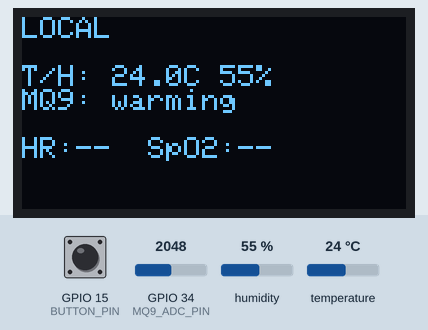
Recording of a sketch running on a simulated ESP32. Parts: 128×64 one-colour display. The inputs (shaded band) are chosen by the test bench; at power-on: GPIO 15 (BUTTON_PIN) HIGH, humidity 55 %, temperature 24 °C, GPIO 34 (MQ9_ADC_PIN) = 2048 (analog values on the 0–4095 scale). What the sketch prints to the serial monitor is not drawn.

Above: at 1.3 s.
1.4 s: GPIO 15 (BUTTON_PIN) pulled LOW for 0.15 s
At 3.0 s:
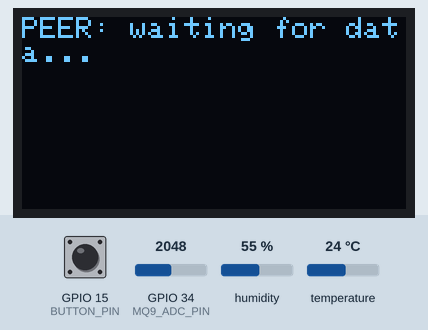
3.3 s: GPIO 15 (BUTTON_PIN) pulled LOW for 1 s
At 4.6 s:
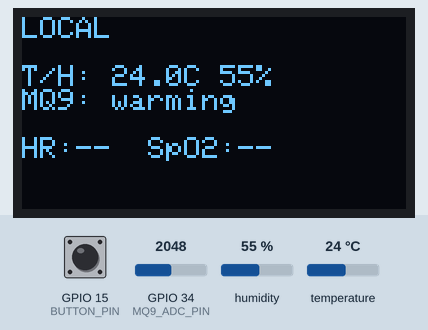
5.8 s: humidity set to 22 %
At 7.5 s:
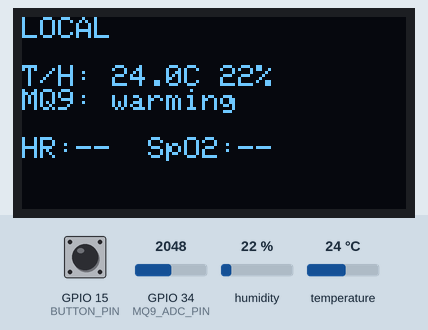
8.3 s: temperature set to 12 °C
At 9.9 s:
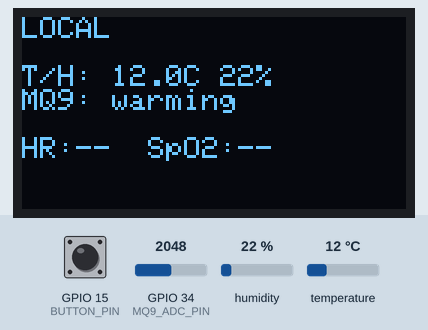
10.5 s: humidity set to 40 %
At 12.3 s:
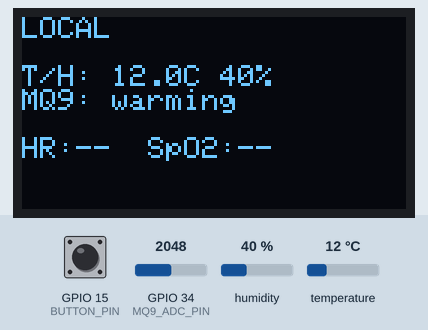
12.6 s: temperature set to 19 °C
At 61.2 s:
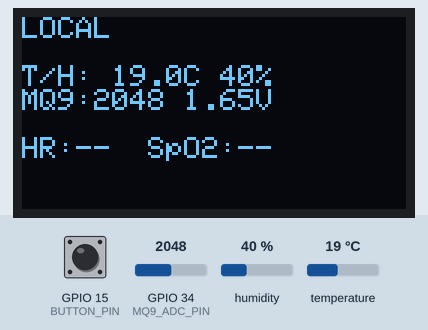
Timing chart, 0 to 61.8 s (numbered marks = the images above; inputs shaded):
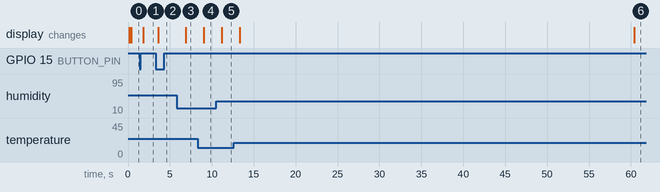

Measured:
- after the input at 1.4 s, the display: changes after 0.43 s (image 1)
- after the input at 3.3 s, the display: changes after 0.33 s (image 2)
- after the input at 5.8 s, the display: changes after 1.1 s (image 3)
- after the input at 8.3 s, the display: changes after 0.73 s (image 4)
- after the input at 10.5 s, the display: changes after 0.69 s (image 5)
- after the input at 12.6 s, the display: first changes after 0.74 s (image 6 shows a later state)

The sketch:

withbetterui.ino
```cpp
/*
  Modified from user's sketch to show only one screen at a time (LOCAL or PEER)
  Toggle between LOCAL <-> PEER with a push-button. Shows a "THE CONNECTION HAS
  LOST WITH PEER" message when peer hasn't been heard from in PEER_TIMEOUT_MS.

  Button wiring: connect one side of a momentary push button to the chosen
  BUTTON_PIN (default GPIO 15) and the other side to GND. We use INPUT_PULLUP
  so button press is LOW.
*/

#include <WiFi.h>
#include <esp_now.h>

#include <Wire.h>
#include <Adafruit_GFX.h>
#include <Adafruit_SSD1306.h>

#include <DHT.h>
#define DHTPIN   4
#define DHTTYPE  DHT11

#include <MAX30105.h>       // SparkFun MAX3010x (works with MAX30102)
#include "heartRate.h"      // from SparkFun examples (for checkForBeat)

// ----------------- CONFIG PER DEVICE -----------------
uint8_t peerMac[] = {0xFC,0xE8,0xC0,0xE0,0xA8,0xE8}; // <-- set to OTHER ESP32's MAC

#define SEND_MS          200   // <-- on the other ESP32, use 250 (or a different value)
#define OLED_REFRESH_MS  250
// -----------------------------------------------------

// MQ-9 gas sensor analog pin and ADC config
#define MQ9_ADC_PIN      34    // ADC1_CH6 (input-only)
const unsigned long MQ9_WARMUP_MS = 60UL * 1000; // 1 minute warm-up (increase if desired)
unsigned long bootMs = 0;

// OLED (SSD1306 128x64 at I2C addr 0x3C)
#define SCREEN_WIDTH  128
#define SCREEN_HEIGHT  64
Adafruit_SSD1306 display(SCREEN_WIDTH, SCREEN_HEIGHT, &Wire, -1);

// I2C pins: ESP32 default SDA=21, SCL=22 (Wire.begin() uses those)

// Sensor instances
DHT dht(DHTPIN, DHTTYPE);
MAX30105 particleSensor;

// ----------------- Data packet -----------------
struct SensorPacket {
  float    tempC;        // DHT11
  float    humidity;     // DHT11
  uint16_t mq9_raw;      // 0-4095
  float    mq9_v;        // volts (approx)
  uint16_t hr_bpm;       // 0 if unknown
  uint8_t  spo2;         // 0 if unknown (not computed here)
  uint32_t red;          // debug avg
  uint32_t ir;           // debug avg
  uint32_t seq;          // sequence
};

// Shared state
volatile SensorPacket lastFromPeer{};
volatile bool havePeerData = false;

SensorPacket lastLocal{};     // last local packet we sent (for OLED)
uint32_t lastPeerMillis = 0;
uint32_t seq = 0;
unsigned long lastSend = 0;
unsigned long lastOled = 0;

// ----------------- View / Button config -----------------
// Button toggles between LOCAL (0) and PEER (1)
const int BUTTON_PIN = 15;         // wire button to GND and this pin (uses INPUT_PULLUP)
const unsigned long DEBOUNCE_MS = 50;

volatile uint8_t viewMode = 0;     // 0 = LOCAL, 1 = PEER
unsigned long lastButtonChange = 0;
int lastButtonState = HIGH;

// Peer timeout: if no packet within this many ms, consider connection lost
const unsigned long PEER_TIMEOUT_MS = 5000;

// ----------------- Helpers -----------------
static inline bool mq9Ready() {
  return (millis() - bootMs) >= MQ9_WARMUP_MS;
}

// NEW callback signatures for ESP32 core 3.x
void onDataSent(const wifi_tx_info_t *info, esp_now_send_status_t status) {
  (void)info;
  (void)status;
}

void onDataRecv(const esp_now_recv_info *info, const uint8_t *incomingData, int len) {
  (void)info; // info->src_addr available if needed
  if (len == sizeof(SensorPacket)) {
    memcpy((void*)&lastFromPeer, incomingData, sizeof(SensorPacket));
    havePeerData = true;
    lastPeerMillis = millis();
  }
}

void readDHT11(float &tC, float &h) {
  tC = dht.readTemperature();  // Celsius
  h  = dht.readHumidity();
  if (isnan(tC) || isnan(h)) { tC = NAN; h = NAN; }
}

// Average several ADC samples for stability
uint16_t readMQ9Raw() {
  const int N = 16;
  uint32_t acc = 0;
  for (int i = 0; i < N; i++) {
    acc += analogRead(MQ9_ADC_PIN);
    delay(2);
  }
  return acc / N; // 0–4095 (12-bit)
}

// Approximate ADC->voltage (with 11 dB attenuation ~ 0-3.3 V effective scale)
float adcToVolts(uint16_t raw) {
  return (raw / 4095.0f) * 3.3f; // good enough for display/telemetry
}

// Quick MAX30102 sampler (RED/IR average + crude BPM). Finger must be steady.
bool readMAX30102(uint16_t &bpm, uint8_t &spo2, uint32_t &redAvg, uint32_t &irAvg) {
  const int NUM_SAMPLES = 60;
  uint32_t redSum = 0, irSum = 0;
  int valid = 0;

  // Gather a short burst for averages
  for (int i = 0; i < NUM_SAMPLES; i++) {
    if (particleSensor.available()) {
      uint32_t ir  = particleSensor.getIR();
      uint32_t red = particleSensor.getRed();
      particleSensor.nextSample();
      if (ir > 5000 && red > 5000) { redSum += red; irSum += ir; valid++; }
    } else {
      delay(2);
    }
  }

  if (valid < 10) { bpm = 0; spo2 = 0; redAvg = 0; irAvg = 0; return false; }

  redAvg = redSum / valid;
  irAvg  = irSum  / valid;

  // Tiny window beat detection (~1.2 s)
  int beats = 0;
  unsigned long start = millis();
  const unsigned long windowMs = 1200;
  while (millis() - start < windowMs) {
    if (particleSensor.available()) {
      uint32_t ir = particleSensor.getIR();
      particleSensor.nextSample();
      if (checkForBeat(ir)) beats++;
    } else {
      delay(2);
    }
  }

  bpm = (beats * 60000UL) / windowMs;
  if (bpm < 30 || bpm > 220) bpm = 0;

  spo2 = 0; // full SpO2 algorithm not included here
  return true;
}

SensorPacket makeLocalPacket() {
  SensorPacket p{};

  readDHT11(p.tempC, p.humidity);

  // MQ-9: if not warmed up, we still read; display will show "warming"
  p.mq9_raw = readMQ9Raw();
  p.mq9_v   = adcToVolts(p.mq9_raw);

  uint16_t bpm=0; uint8_t s=0; uint32_t redA=0, irA=0;
  readMAX30102(bpm, s, redA, irA);
  p.hr_bpm = bpm;
  p.spo2   = s;
  p.red    = redA;
  p.ir     = irA;

  p.seq = seq++;
  return p;
}

// ----------------- OLED rendering (single-screen only) -----------------
static void printTH(const char* label, float tC, float h) {
  display.print(label);
  display.print(' ');
  if (isnan(tC) || isnan(h)) display.println("--/--");
  else {
    display.print(tC, 1); display.print("C ");
    display.print((int)h); display.println('%');
  }
}

static void printMQ9Line(bool ready, uint16_t raw, float volts) {
  display.print("MQ9:");
  if (!ready) {
    display.println(" warming");
  } else {
    display.print(raw);
    display.print(" ");
    display.print(volts, 2);
    display.println("V");
  }
}

static void printVitals(uint16_t hr, uint8_t spo2) {
  display.print("HR:");
  if (hr == 0) display.print("--");
  else display.print(hr);
  display.print("  SpO2:");
  if (spo2 == 0) display.println("--");
  else { display.print(spo2); display.println('%'); }
}

// Draw only the LOCAL data in a clean single-screen layout
void drawLocal(const SensorPacket &local) {
  display.clearDisplay();
  display.setTextSize(1);
  display.setTextColor(SSD1306_WHITE);

  display.setCursor(0, 0);
  display.println("LOCAL");
  display.println();

  printTH("T/H:", local.tempC, local.humidity);
  printMQ9Line(mq9Ready(), local.mq9_raw, local.mq9_v);

  // Line break then vitals centered-ish
  display.println();
  printVitals(local.hr_bpm, local.spo2);

  display.display();
}

// Draw only the PEER data or an explicit connection-lost message
void drawPeer(const SensorPacket &peer, bool peerValid, unsigned long ageMs) {
  display.clearDisplay();
  display.setTextSize(1);
  display.setTextColor(SSD1306_WHITE);

  if (!peerValid) {
    display.setCursor(0, 0);
    display.println("PEER: waiting for data...");
    display.display();
    return;
  }

  // If peer hasn't been heard from recently, show lost message
  if (ageMs > PEER_TIMEOUT_MS) {
    display.setCursor(0, 0);
    display.setTextSize(1);
    display.println("THE CONNECTION HAS LOST WITH PEER");
    display.println();
    display.print("Last seen: ");
    display.print(ageMs/1000);
    display.println("s ago");
    display.display();
    return;
  }

  display.setCursor(0, 0);
  display.print("PEER #"); display.print(peer.seq);
  display.print("  "); display.print(ageMs/1000); display.println("s");
  display.println();

  printTH("T/H:", peer.tempC, peer.humidity);
  display.print("MQ9: "); display.print(peer.mq9_raw);
  display.print(" "); display.print(peer.mq9_v, 2); display.println("V");
  display.println();
  printVitals(peer.hr_bpm, peer.spo2);

  display.display();
}

// ----------------- Setup helpers -----------------
void setupMAX30102() {
  if (!particleSensor.begin(Wire, I2C_SPEED_FAST)) {
    Serial.println("MAX30102 not found; proceeding without it.");
    return;
  }
  // Reasonable HR settings
  particleSensor.setup(60, 4, 2, 100, 411, 4096);
  particleSensor.setPulseAmplitudeRed(0x24);
  particleSensor.setPulseAmplitudeIR(0x24);
}

void addPeer(const uint8_t mac[6]) {
  esp_now_peer_info_t peer{};
  memcpy(peer.peer_addr, mac, 6);
  peer.channel = 0;     // use current channel
  peer.encrypt = false; // set to true if you later add PMK/LMK keys
  if (!esp_now_is_peer_exist(mac)) {
    if (esp_now_add_peer(&peer) != ESP_OK) {
      Serial.println("Failed to add peer");
    }
  }
}

// ----------------- Button handling -----------------
void handleButton() {
  int v = digitalRead(BUTTON_PIN);
  unsigned long now = millis();
  if (v != lastButtonState) {
    lastButtonChange = now;
    lastButtonState = v;
  }
  // only toggle when stable and pressed (LOW)
  if ((now - lastButtonChange) > DEBOUNCE_MS) {
    static int lastStable = HIGH;
    if (v != lastStable) {
      lastStable = v;
      if (v == LOW) {
        // pressed: toggle view
        viewMode = (viewMode == 0) ? 1 : 0;
      }
    }
  }
}

// ----------------- Arduino setup/loop -----------------
void setup() {
  Serial.begin(115200);
  delay(100);

  bootMs = millis();

  // I2C (SDA=21, SCL=22 by default)
  Wire.begin();

  if (!display.begin(SSD1306_SWITCHCAPVCC, 0x3C)) {
    Serial.println("SSD1306 allocation failed");
  } else {
    display.clearDisplay();
    display.setTextSize(1);
    display.setTextColor(SSD1306_WHITE);
    display.setCursor(0, 0);
    display.println("ESP-NOW OLED Ready");
    display.display();
  }

  // DHT + MAX30102
  dht.begin();
  setupMAX30102();

  // ADC config for MQ-9 on GPIO 34
  analogReadResolution(12);                             // 0-4095
  analogSetPinAttenuation(MQ9_ADC_PIN, ADC_11db);       // ~0-3.3 V effective range
  pinMode(MQ9_ADC_PIN, INPUT);

  // Button
  pinMode(BUTTON_PIN, INPUT_PULLUP);
  lastButtonState = digitalRead(BUTTON_PIN);

  // ESP-NOW
  WiFi.mode(WIFI_STA);
  if (esp_now_init() != ESP_OK) {
    Serial.println("ESP-NOW init failed");
    while (true) delay(1000);
  }
  esp_now_register_send_cb(onDataSent);
  esp_now_register_recv_cb(onDataRecv);
  addPeer(peerMac);

  Serial.println("Exchanging data + showing LOCAL or PEER on OLED (toggle with button)...");
}

void loop() {
  // handle button presses
  handleButton();

  // Periodic send
  if (millis() - lastSend >= SEND_MS) {
    SensorPacket out = makeLocalPacket();
    lastLocal = out; // save for OLED
    esp_now_send(peerMac, (uint8_t*)&out, sizeof(out));
    lastSend = millis();
  }

  // Snapshot new peer packet if available (safe copy from volatile)
  static SensorPacket peerCopy{};
  static bool peerValid = false;

  if (havePeerData) {
    noInterrupts();
    SensorPacket tmp;
    memcpy(&tmp, (const void*)&lastFromPeer, sizeof(SensorPacket));
    havePeerData = false;
    interrupts();

    peerCopy = tmp;
    peerValid = true;
  }

  // OLED refresh
  if (millis() - lastOled >= OLED_REFRESH_MS) {
    uint32_t age = peerValid ? (millis() - lastPeerMillis) : 0;
    // show only one screen at a time based on viewMode
    if (viewMode == 0) {
      drawLocal(lastLocal);
    } else {
      drawPeer(peerCopy, peerValid, age);
    }
    lastOled = millis();
  }
}
```
